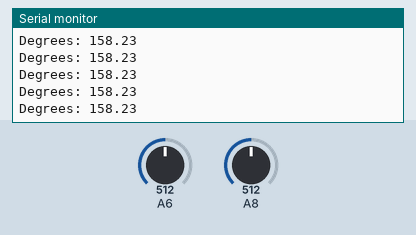
Recording of a sketch running on a simulated Arduino Mega 2560, built with avr-gcc and run on an emulated ATmega2560. Parts: the last lines printed to the serial monitor. Inputs (shaded band) come from the test bench; at power-on: A6 = 512, A8 = 512.

Above: at 1.2 s.
1.3 s: A6 set to 546
At 2.2 s:
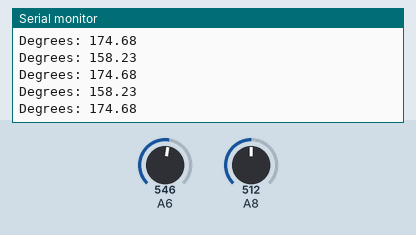
4.3 s: A6 set to 570
At 5.4 s:
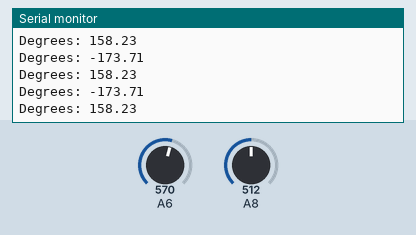
7.3 s: A6 set to 709
At 8.4 s:
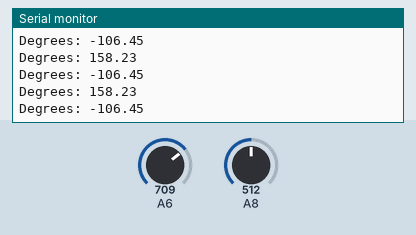
10.3 s: A6 set to 733
At 11.0 s:
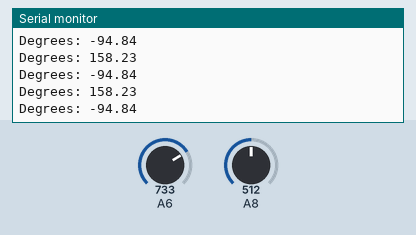
11.8 s: A8 set to 542
At 12.9 s:
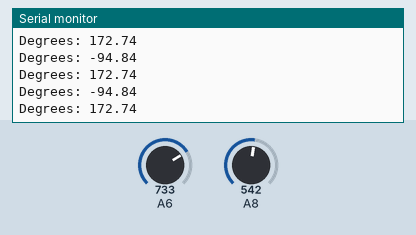
14.8 s: A8 set to 566
At 15.9 s:
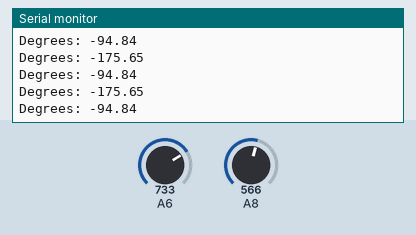
Timing chart, 0 to 17.3 s (numbered marks = the images above; inputs shaded):
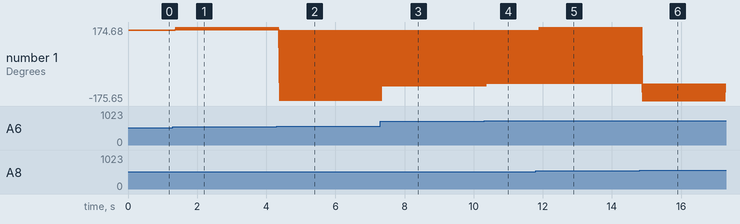

Measured:
- after the input at 1.3 s, the serial monitor: prints a new line after 0.08 s (image 1)
- after the input at 4.3 s, the serial monitor: prints a new line after 0.08 s (image 2)
- after the input at 7.3 s, the serial monitor: prints a new line after 0.07 s (image 3)
- after the input at 10.3 s, the serial monitor: prints a new line after 0.09 s (image 4)
- after the input at 11.8 s, the serial monitor: prints a new line after 0.09 s (image 5)
- after the input at 14.8 s, the serial monitor: prints a new line after 0.10 s (image 6)
- plotted number 1: 158.23 → -173.71 after the input at 4.3 s, 158.23 → 172.74 after the input at 11.8 s

The sketch:

Inclinometer_test.ino
```cpp
#include <elapsedMillis.h>
// ======== Sensors ========
const int numberOfMotorThermistors = 2;
const int numberOfGrippertransducers = 2;
const int numberOfMethaneSensors = 2;
const int numberOfInclinometers = 2;

// ======== inclinometers ========
const int inclinometerMax = 929;
const int inclinometerMin = 185;

// ======== timing ========
const int loopTime = 10; // Defined void loop function time [ms]
elapsedMillis loopRate;   // Variable to track loop time

// ======== ProtoBuf ========
// frontInclinometer data = frontInclinometer_init_zero;

struct Inclinometer{
    int X_in_pin;
    int Y_in_pin;
    int reset;
    int reading;
    float degrees;
};

Inclinometer inclinometers[numberOfInclinometers]{
    {
        .X_in_pin = 40,
        .Y_in_pin = 41,
        .reset = 14,
        .reading = 0,
        .degrees = 0.0,
    },
    {
        .X_in_pin = 38,
        .Y_in_pin = 39,
        .reset = 37,
        .reading = 0,
        .degrees = 0.0,
    },
};

void setup() {
    Serial.begin(9600);

    for(int i = 0; i < numberOfInclinometers; i++) {
        pinMode(inclinometers[i].X_in_pin, INPUT);
        pinMode(inclinometers[i].Y_in_pin, INPUT);
    }
    Serial.println("Setup complete");
}

void loop() {
    for(int i = 0; i <numberOfInclinometers; i++) {
        Inclinometer* ir = &inclinometers[i];
        ReadInclinometers(ir);
    }

    // for(int i = 0; i<numberOfMethaneSensors; i++) {
    //     readMethaneSensors();
    // }

    while (loopRate < loopTime) {
    }
    loopRate = 0;

}

void ReadInclinometers(Inclinometer* ir) {
    // Read sensor and store its value
    ir->reading = analogRead(ir->X_in_pin);

    float resolution = 360.0/(inclinometerMax - inclinometerMin);   // in degrees per step
    float middle = (inclinometerMax - inclinometerMin)/2 + inclinometerMin;           // Middle of steps

    if(ir->reading < middle) {
      ir->degrees = float((ir->reading - inclinometerMin) * resolution);
    }
    else {
      ir->degrees = float((ir->reading - inclinometerMax) * resolution);
    }
    Serial.print("Degrees: ");
    Serial.println(ir->degrees);
}
```
